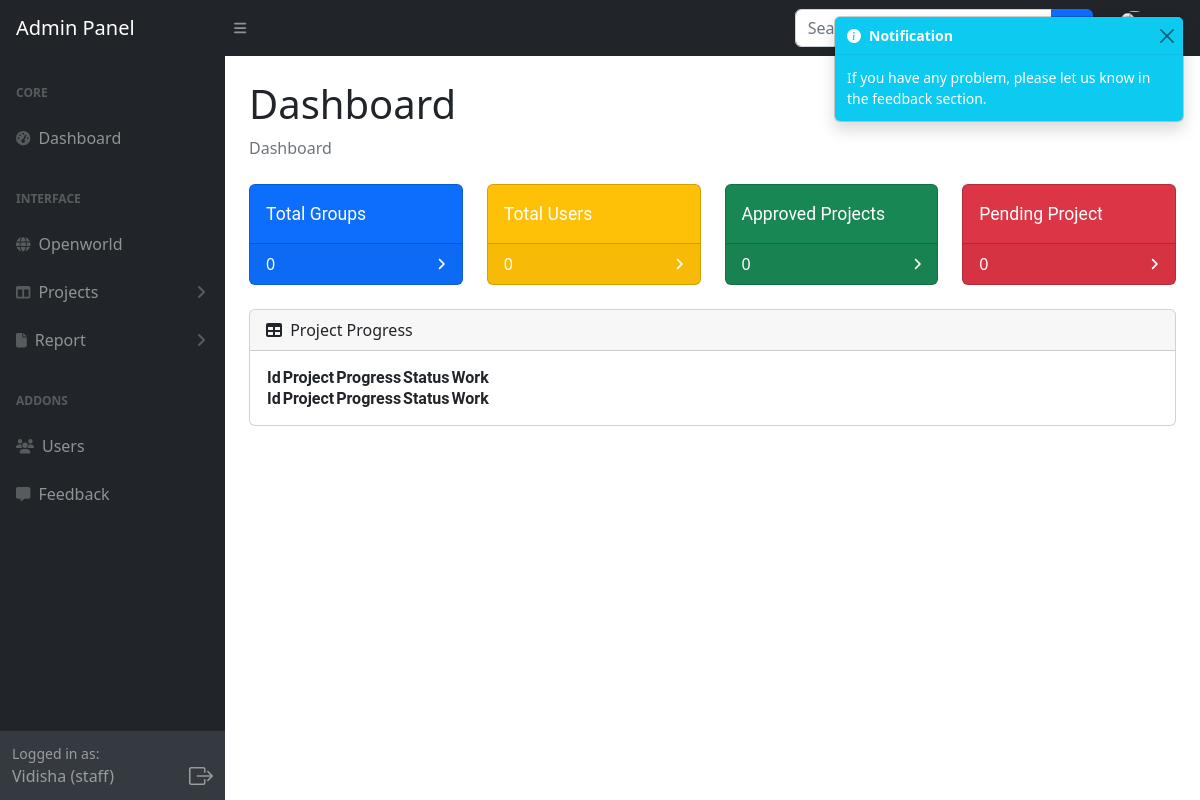
The app's page /Admin/includes/dashboard.php (signed in), older data.
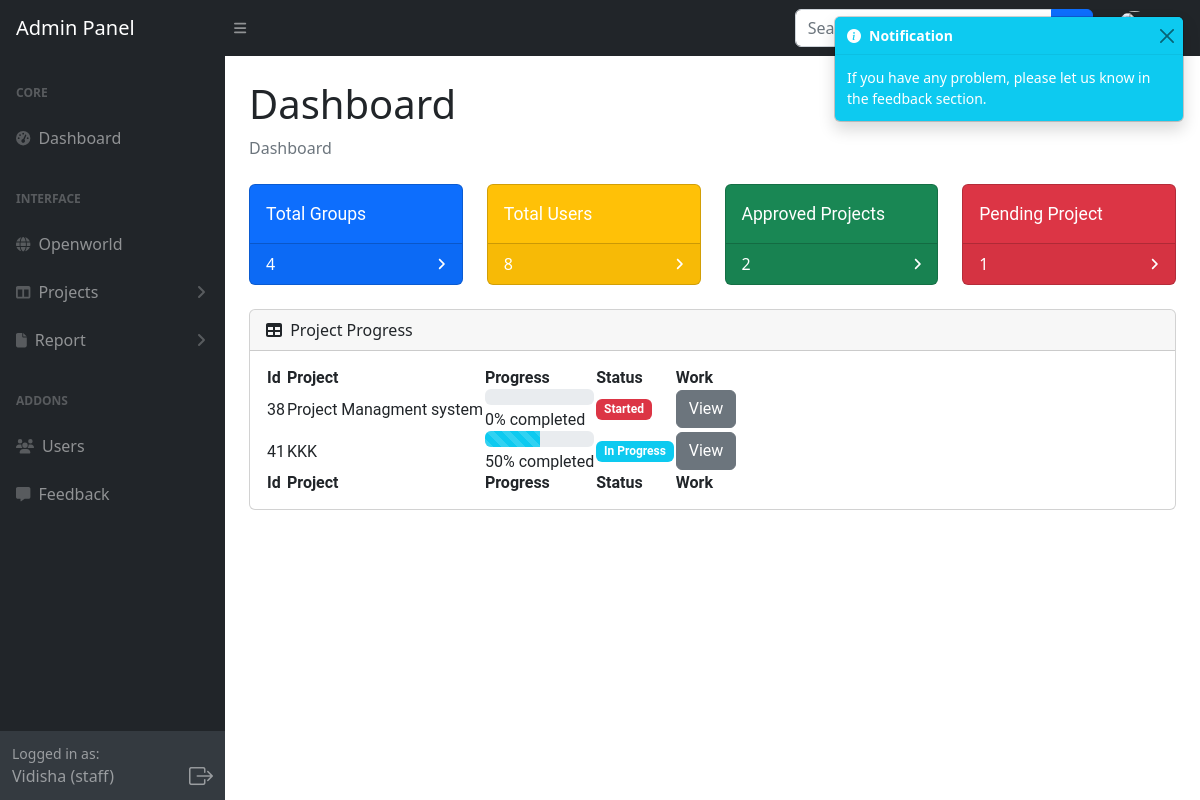
The same page, newer data.
### tables this page shows
CREATE TABLE `faculty` (
  `id` int(20) NOT NULL,
  `Name` varchar(20) NOT NULL,
  `Email` varchar(40) NOT NULL,
  `Password` varchar(20) NOT NULL
);

CREATE TABLE `projects` (
  `id` int(100) NOT NULL,
  `project_name` text DEFAULT NULL,
  `Domain` varchar(20) NOT NULL,
  `semester` varchar(25) NOT NULL,
  `Description` text NOT NULL,
  `start_date` date,
  `end_date` date DEFAULT '2023-09-05',
  `member_count` int(11) DEFAULT NULL,
  `f_id` int(100) NOT NULL,
  `status` int(11) NOT NULL DEFAULT 0
);

### Admin/includes/dashboard.php (the view, shortened to what this page needs)
<?php include_once "sidebar.php"?>
<?php include "dbconnect.php"?>
<link rel="stylesheet" href="https://cdn.jsdelivr.net/npm/bootstrap-icons@1.7.2/font/bootstrap-icons.css">
    <div id="layoutSidenav_content">
            <main>
                <div class="container-fluid px-4">
                    <h1 class="mt-4">Dashboard</h1>
                    <ol class="breadcrumb mb-4">
                        <li class="breadcrumb-item active">Dashboard</li>
                    </ol>
                    <div class="row">
                    <?php
                        $sessionId = $_SESSION['user_id'];
                        $query = "SELECT COUNT(id) AS totalGroups FROM projects WHERE f_id = $sessionId";
                        $result = mysqli_query($connection, $query);
                        $row = mysqli_fetch_assoc($result);
                        $totalGroups = $row['totalGroups'];
                        ?>
                        <div class="col-xl-3 col-md-6">
                            <div class="card bg-primary text-white mb-4">
                                <div class="card-body">Total Groups</div>
                                <a href="list_projects.php" style="text-decoration: none; color: inherit;">
                                <div class="card-footer d-flex align-items-center justify-content-between sb-card-hover-blue">
                                <?php echo $totalGroups; ?>
                                    <div class="small text-white"><i class="fas fa-angle-right"></i></div>
                                </div>
                            </div>
                        </div>
                        <?php
                        $projectQuery = "SELECT id FROM projects WHERE f_id = $sessionId";
                        $projectResult = mysqli_query($connection, $projectQuery);
                        $totalMembers = 0;
                        while ($row = mysqli_fetch_assoc($projectResult)) {
                            $projectId = $row['id'];
                            $memberQuery = "SELECT COUNT(member_id) AS totalMembers FROM members WHERE project_id = $projectId";
                            $memberResult = mysqli_query($connection, $memberQuery);
                            $memberRow = mysqli_fetch_assoc($memberResult);
                            $totalMembers += $memberRow['totalMembers'];
                        }
                        ?>
                        <div class="col-xl-3 col-md-6">
                            <div class="card bg-warning text-white mb-4">
                                <div class="card-body">Total Users</div>
                                <a href="users.php" style="text-decoration: none; color: inherit;">
                                <div class="card-footer d-flex align-items-center justify-content-between sb-card-hover-yellow">
                                <?php echo $totalMembers; ?>
                                    <div class="small text-white"><i class="fas fa-angle-right"></i></div>
                                </div>
                            </div>
                        </div>
                        <div class="col-xl-3 col-md-6">
                        <div class="card bg-success text-white mb-4">
                            <div class="card-body">Approved Projects</div>
                            <a href="list_projects.php" style="text-decoration: none; color: inherit;">
                                <div class="card-footer d-flex align-items-center justify-content-between sb-card-hover-green">
                                    <?php
                                    $query = "SELECT COUNT(*) FROM projects WHERE status = 1 AND f_id = '$sessionId'";
                                    $result = mysqli_query($connection, $query);
                                    $row = mysqli_fetch_row($result);
                                    $count = $row[0];
                                    echo $count;
                                    ?>
                                    <div class="small text-white"><i class="fas fa-angle-right"></i></div>
                                </div>
                            </a>
                        </div>
                    </div>
                        <div class="col-xl-3 col-md-6">
                            <div class="card bg-danger text-white mb-4">
                            <div class="card-body">Pending Project</div>
                            <a href="list_projects.php" style="text-decoration: none; color: inherit;">
                            <div class="card-footer d-flex align-items-center justify-content-between sb-card-hover-red">
                            <?php
                                    $query = "SELECT COUNT(*) FROM projects WHERE status = 2 AND f_id = '$sessionId'";
                                    $result = mysqli_query($connection, $query);
                                    $row = mysqli_fetch_row($result);
                                    $count = $row[0];
                                    echo $count;
                                    ?>
                            <div class="small text-white"><i class="fas fa-angle-right"></i></div>
                            </div>
                            </a>
                            </div>
                        </div>
                    </div>
                    <div class="card mb-4">
                    <div class="card-header">
                        <i class="fas fa-table me-1"></i>
                        Project Progress
                    </div>
                    <div class="card-body">
                        <table id="datatablesSimple">
                            <thead>
                                <tr>
                                    <th>Id</th>
                                    <th>Project</th>
                                    <th>Progress</th>
                                    <th>Status</th>
                                    <th>Work</th>
                                </tr>
                            </thead>
                            <tfoot>
                                <tr>
                                    <th>Id</th>
                                    <th>Project</th>
                                    <th>Progress</th>
                                    <th>Status</th>
                                    <th>Work</th>
                                </tr>
                            </tfoot>
                            <tbody>
                            <?php
                            $query = "SELECT id, project_name, start_date, end_date FROM projects WHERE f_id = '$sessionId' AND status = 1";
                            $result = mysqli_query($connection, $query);
                            while ($row = mysqli_fetch_assoc($result)) {
                                $projectId = $row['id'];
                                $projectName = $row['project_name'];
                                $startDate = $row['start_date'];
                                $endDate = $row['end_date'];
                                $startDateObj = new DateTime($startDate);
                                $endDateObj = new DateTime($endDate);
                                $interval = $startDateObj->diff($endDateObj);
                                $totalDays = $interval->days;
                                $countQuery = "SELECT COUNT(*) AS completed_rows FROM weekly WHERE project_id = $projectId AND status = 1";
                                $countResult = mysqli_query($connection, $countQuery);
                                $countRow = mysqli_fetch_assoc($countResult);
                                $completedRows = $countRow['completed_rows'];
                                if ($totalDays < 7) {
                                    $progressPercentage = ($completedRows / $totalDays) * 100;
                                } else {
                                    $totalWeeks = ceil($totalDays / 7);
                                    $progressPercentage = ($completedRows / $totalWeeks) * 100;
                                }
                                $progressPercentage = min($progressPercentage, 100);
                                $progressPercentage = round($progressPercentage);
                                $progressColor = '';
                                if ($progressPercentage <= 10) {
                                    $progressColor = 'bg-danger';
                                } else if ($progressPercentage <= 25) {
                                    $progressColor = 'bg-warning';
                                } else if ($progressPercentage <= 50) {
                                    $progressColor = 'bg-info';
                                } else {
                                    $progressColor = 'bg-success';
                                }
                                $statusBadge = '';
                                if ($progressPercentage <= 25) {
                                    $statusBadge = '<span class="badge bg-danger">Started</span>';
                                } else if ($progressPercentage >= 100) {
                                    $statusBadge = '<span class="badge bg-success">Completed</span>';
                                } else {
                                    $statusBadge = '<span class="badge bg-info">In Progress</span>';
                                }
                                echo "<tr>
                                    <td>$projectId</td>
                                    <td>$projectName</td>
                                    <td>
                                        <div class='progress' style='margin-bottom: 0;'>
                                            <div id='progress-bar-$projectId' class='progress-bar progress-bar-striped progress-bar-animated $progressColor' role='progressbar' aria-valuemin='0' aria-valuemax='100' style='width: $progressPercentage%; display: inline-block;'></div>
                                        </div>
                                        <span id='progress-text-$projectId' style='display: inline-block; margin-top: 5px;'>$progressPercentage% completed</span>
                                    </td>
                                    <td>
                                        $statusBadge
                                    </td>
                                    <td>
                                    <a href='weekly.php?groupId=$projectId' class='btn btn-secondary'>View</a>
                                    </td>
                                </tr>";
                            }
                            ?>
                        </tbody>
                        </table>
                    </div>
                </div>
                </div>
            </main>
    </div>
            <div id="toast-container" class="position-fixed top-0 end-0 p-3" style="z-index: 9999;"></div>
            <div id="toast-container1" class="position-fixed top-0 end-0 p-3" style="z-index: 9999;"></div>

### Admin/includes/sidebar.php (shortened to what this page needs)
    <?php include "dbconnect.php"?>
<!DOCTYPE html>
<html lang="en">
    <head>
         <link href="https://cdn.jsdelivr.net/npm/simple-datatables@7.1.2/dist/style.min.css" rel="stylesheet" />
        <link href="../assets/css/style.css" rel="stylesheet" />
    </head>
    <body class="sb-nav-fixed">
    <nav class="sb-topnav navbar navbar-expand navbar-dark bg-dark">
    <a class="navbar-brand ps-3" href="dashboard.php">Admin Panel</a>
    <button class="btn btn-link btn-sm order-1 order-lg-0 me-4 me-lg-0" id="sidebarToggle" href="#!"><i class="fas fa-bars"></i></button>
    <form class="d-none d-md-inline-block form-inline ms-auto me-0 me-md-3 my-2 my-md-0">
        <div class="input-group">
            <button class="btn btn-primary" type="button"><i class="fas fa-search"></i></button>
        </div>
    </form>
    <ul class="navbar-nav ms-auto ms-md-0 me-3 me-lg-4 ml-auto">
        <li class="nav-item dropdown">
            <a class="nav-link dropdown-toggle" id="navbarDropdown" role="button" data-bs-toggle="dropdown" aria-expanded="false">
            </a>
        </li>
    </ul>
</nav>
        <div id="layoutSidenav">
            <div id="layoutSidenav_nav">
                <nav class="sb-sidenav accordion sb-sidenav-dark" id="sidenavAccordion">
                    <div class="sb-sidenav-menu">
                        <div class="nav">
                            <div class="sb-sidenav-menu-heading">Core</div>
                            <a class="nav-link" href="dashboard.php">
                                <div class="sb-nav-link-icon"><i class="fas fa-tachometer-alt"></i></div>
                                Dashboard
                            </a>
                            <div class="sb-sidenav-menu-heading">Interface</div>
                            <a class="nav-link" href="openworld.php">
                            <div class="sb-nav-link-icon"><i class="fas fa-globe"></i></div>
                                Openworld
                            </a>
                            <a class="nav-link collapsed" href="#" data-bs-toggle="collapse" data-bs-target="#collapseLayouts" aria-expanded="false" aria-controls="collapseLayouts">
                                <div class="sb-nav-link-icon"><i class="fas fa-columns"></i></div>
                                Projects
                                <div class="sb-sidenav-collapse-arrow"><i class="fas fa-angle-down"></i></div>
                            </a>
                            <a class="nav-link collapsed" href="#" data-bs-toggle="collapse" data-bs-target="#collapsePages" aria-expanded="false" aria-controls="collapsePages">
                                <div class="sb-nav-link-icon"><i class="fas fa-file"></i></div>
                                Report
                                <div class="sb-sidenav-collapse-arrow"><i class="fas fa-angle-down"></i></div>
                            </a>
                            <?php
                            $sessionId = $_SESSION['user_id'];
                            ?>
                            <div class="sb-sidenav-menu-heading">Addons</div>
                              <a class="nav-link" id="user-link" href="users.php?user_id=<?php echo $sessionId; ?>">
                            <div class="sb-nav-link-icon"><i class="fas fa-users"></i></div>
                            Users
                        </a>
                        <?php
                        $current_page = basename($_SERVER['PHP_SELF']);
                        if ($current_page === 'dashboard.php') {
                        ?>
                          <a class="nav-link" id="user-link" href="#" data-toggle="modal" data-target="#feedbackModal">
                            <div class="sb-nav-link-icon"><i class="fas fa-message"></i></div>
                            Feedback
                          </a>
                        <?php
                        }
                        ?>
                        </div>
                    </div>
                    <?php
                  $userQuery = "SELECT Name FROM faculty WHERE id = $sessionId";
                  $userResult = mysqli_query($connection, $userQuery);
                  $userRow = mysqli_fetch_assoc($userResult);
                  $username = $userRow['Name'];
                  ?>
         <div class="sb-sidenav-footer">
        <div class="small">Logged in as:</div>
        <div class="d-flex justify-content-between align-items-center">
          <div><?php echo $username; ?> (staff)</div>
          <div>
            <a href="logout.php" class="logout-icon" style="color: rgba(255, 255, 255, 0.5);">
              <i class="bi bi-box-arrow-right fs-4 logout-icon-hover" style="font-size: 24px;"></i>
            </a>
          </div>
        </div>
      </div>
                </nav>
                </div>
    </body>
</html>

### Admin/includes/sidebar.php (style rules this page uses)
.sb-nav-fixed #layoutSidenav #layoutSidenav_nav .sb-sidenav .sb-sidenav-menu { overflow-y: scroll; }
.logout-icon-hover { color: rgba(255, 255, 255, 0.5); transition: color 0.3s ease; }

Row changes from the older to the newer data that the page shows:
added projects: id "38", project_name "Project Managment system", progressPercentage "0", start_date "Started"
added projects: id "41", project_name "KKK", progressPercentage "50", start_date "In Progress"
Text that changed along with them:
$totalGroups: "0" → "4"
$totalMembers: "0" → "8"
$count: "0" → "2"
$count: "0" → "1"
